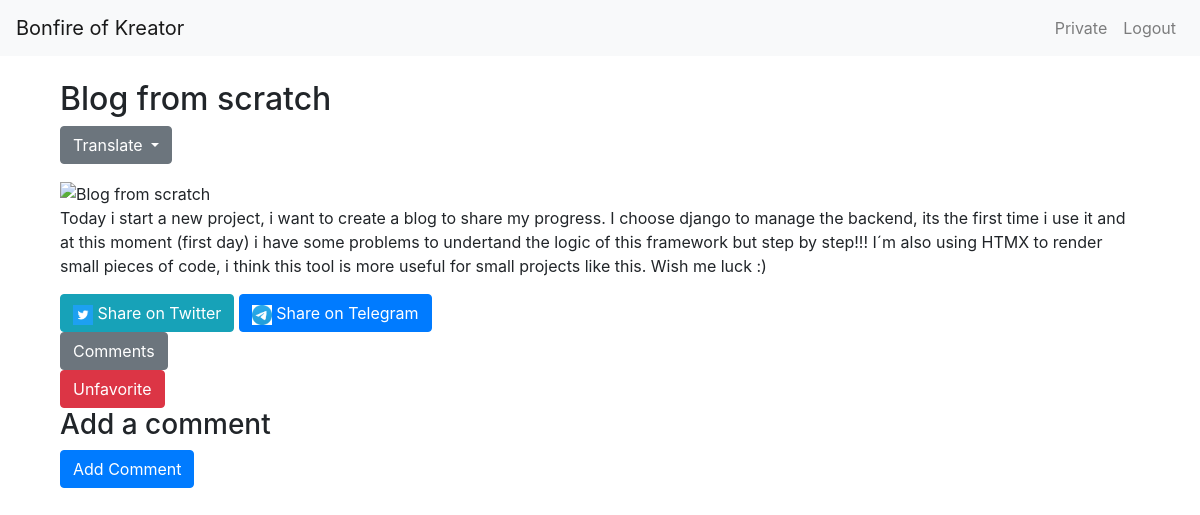
The page /post/1/ (signed in) on the database its author committed.
### blog/models.py (models this page shows, shortened)
class CustomUser(AbstractBaseUser, PermissionsMixin):
    email = models.EmailField(unique=True)
    nickname = models.CharField(max_length=30)
    profile_picture = CloudinaryField('image', blank=True, null=True)
    is_active = models.BooleanField(default=True)
    is_staff = models.BooleanField(default=False)
    objects = CustomUserManager()
    USERNAME_FIELD = 'email'
    REQUIRED_FIELDS = ['nickname']

class Post(models.Model):
    author = models.ForeignKey(CustomUser, on_delete=models.CASCADE, related_name='posts')
    title = models.CharField(max_length=255)
    keywords = models.CharField(max_length=255, default='')
    content = models.TextField()
    created_at = models.DateTimeField(auto_now_add=True)
    updated_at = models.DateTimeField(auto_now=True)
    image = CloudinaryField('image', blank=True, null=True)

### blog/views.py (the view)
# urls.py: path('post/<int:pk>/', views.post_detail, name='post_detail'),
def post_detail(request, pk):
    post = get_object_or_404(Post, pk=pk)
    is_favorited = False
    if request.user.is_authenticated:
        is_favorited = Favorite.objects.filter(user=request.user, post=post).exists()
    favorite_text = 'Unfavorite' if is_favorited else 'Favorite'
    button_class = 'btn-danger' if is_favorited else 'btn-primary'
    return render(request, 'blog/post_detail.html', {
        'post': post,
        'is_favorited': is_favorited,
        'favorite_text': favorite_text,
        'button_class': button_class,
    })

### blog/templates/blog/post_detail.html (shortened to what this page needs)
{% extends "base.html" %}
{% load static %}
{% block content %}
<div class="container">
    <h2>{{ post.title }}</h2>
    <div class="dropdown mb-3">
        <button class="btn btn-secondary dropdown-toggle" type="button" id="dropdownMenuButton" data-toggle="dropdown" aria-haspopup="true" aria-expanded="false">
            Translate
        </button>
    </div>
    {% if post.image %}
        <img src="{{ post.image.url }}" alt="{{ post.title }}" style="max-width: 100%;">
    {% endif %}
    <p>{{ post.content }}</p>
    <div class="mt-3">
        <a href="https://twitter.com/intent/tweet?url={{ request.build_absolute_uri }}" target="_blank" class="btn btn-info">
            <img src="{% static 'blog/images/twitter.png' %}" alt="Twitter" width="20"> Share on Twitter
        </a>
        <a href="https://t.me/share/url?url={{ request.build_absolute_uri }}&text={{ post.title }}" target="_blank" class="btn btn-primary">
            <img src="{% static 'blog/images/telegram.png' %}" alt="Telegram" width="20"> Share on Telegram
        </a>
    </div>
    <div x-data="{ open: false }">
        <button x-on:click="open = ! open" class="btn btn-secondary" hx-get="{% url 'load_comments' post.pk %}" hx-target="#comments-container" hx-swap="innerHTML">Comments</button>
    </div>
    <a href="{% url 'toggle_favorite' post.pk %}" class="btn {% if is_favorited %}btn-danger{% else %}btn-primary{% endif %}">
        {% if is_favorited %}
            Unfavorite
        {% else %}
            Favorite
        {% endif %}
    </a>
    <h3>Add a comment</h3>
    <form method="post" action="{% url 'add_comment' post.pk %}">
        <button type="submit" class="btn btn-primary">Add Comment</button>
    </form>
</div>
{% endblock %}

### blog/templates/partials/navbar.html (shortened to what this page needs)
<nav class="navbar navbar-expand-lg navbar-light bg-light">
    <a class="navbar-brand" href="{% url 'post_list' %}">
        {% if user.is_authenticated %}
            Bonfire of {{ user.nickname }}
        {% else %}
            Bonfire
        {% endif %}
    </a>
    <div class="collapse navbar-collapse" id="navbarNav">
        <ul class="navbar-nav ml-auto">
            {% if user.is_authenticated %}
                <li class="nav-item">
                    <a class="nav-link" href="{% url 'private_area' %}">Private</a>
                </li>
                <li class="nav-item">
                    <form method="post" action="{% url 'logout' %}">
                        <button type="submit" class="btn btn-link nav-link" style="border: none; background: none;">Logout</button>
                    </form>
                </li>
            {% endif %}
        </ul>
    </div>
</nav>

### rows shown on the page
CustomUser: nickname "Kreator"
Post: title "Blog from scratch", content "Today i start a new project, i want to create a blog to share my progress. I choose django to manage the backend, its the first time i use it and at this moment (first day) i have some problems to undertand the logic of this framework but step by step!!! I´m also using HTMX to render small pieces of code, i think this tool is more useful for small projects like this. Wish me luck :)"
